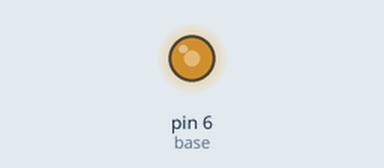
Bench run of a sketch on a simulated Arduino Uno, built with avr-gcc and run on an emulated ATmega328P. Shown: output pins drawn as LEDs (lit = HIGH).

Above: at 0.05 s.
At 5.0 s:
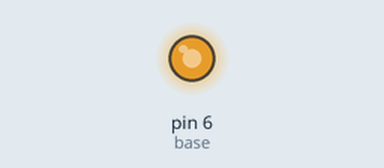
At 7.5 s:
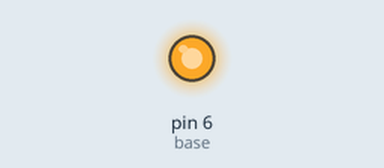
At 10.0 s:
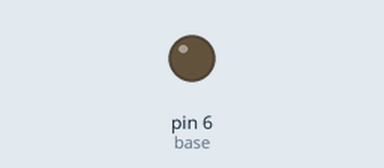
Timing chart, 0 to 13.0 s (numbered marks = the images above):
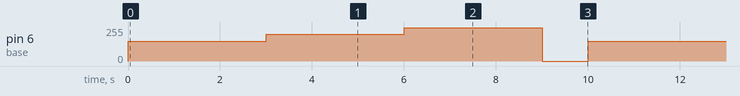

Measured:
- by itself, pin 6 (base): repeats every 10.0 s: 200/255 3.0 s, 250/255 3.0 s, 0/255 1.0 s, 150/255 3.0 s

The sketch:

teste_motor.ino
```cpp
int base = 6;
int speed = 0;


void setup() {
  // put your setup code here, to run once:
pinMode (base, OUTPUT);
}

void loop() {
  // put your main code here, to run repeatedly:
for (speed=150; speed <= 250; speed=speed+50){
  analogWrite(base,speed);
  delay(3000);
}
analogWrite(base,0);
delay(1000);
}
```
